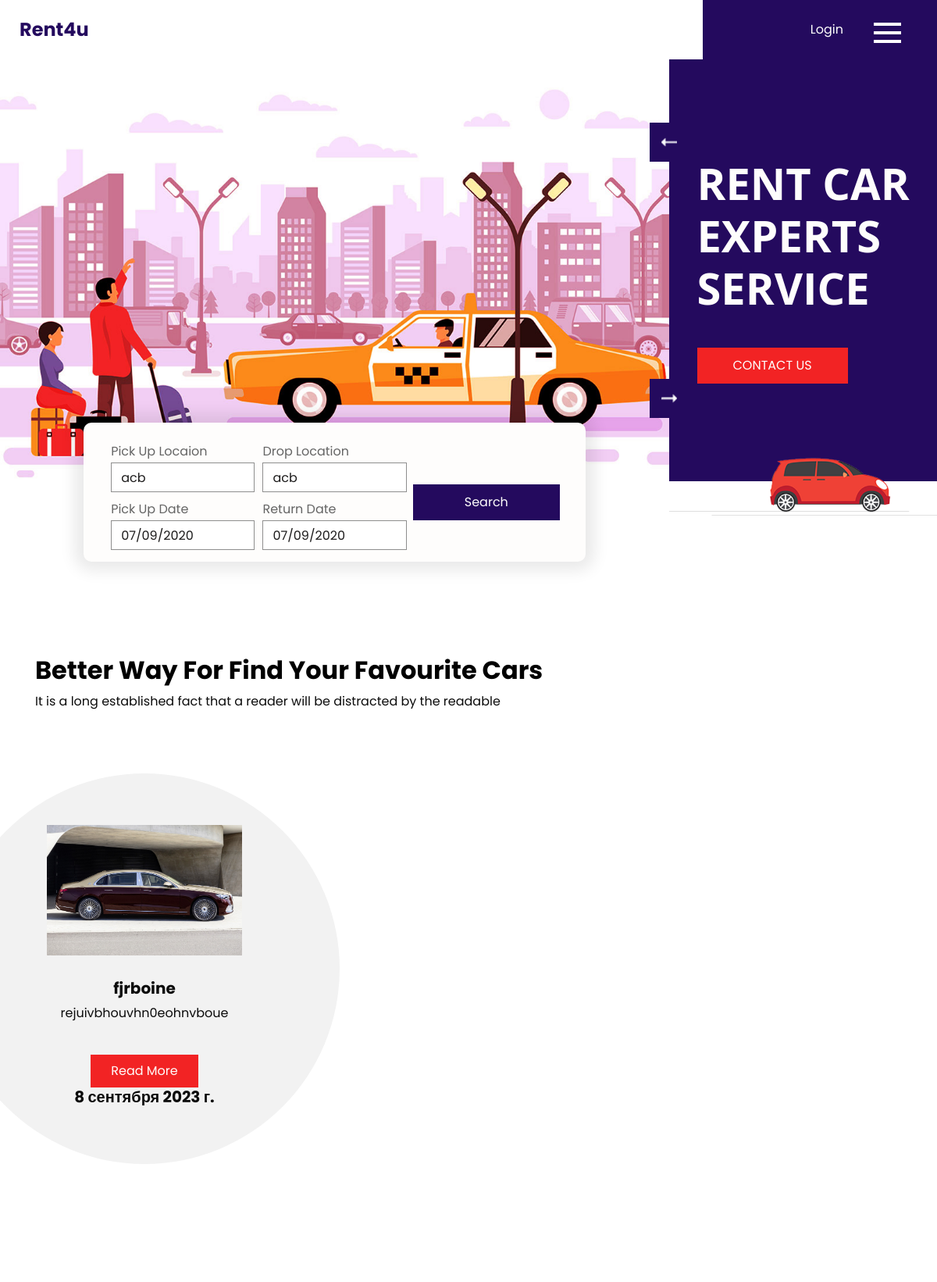
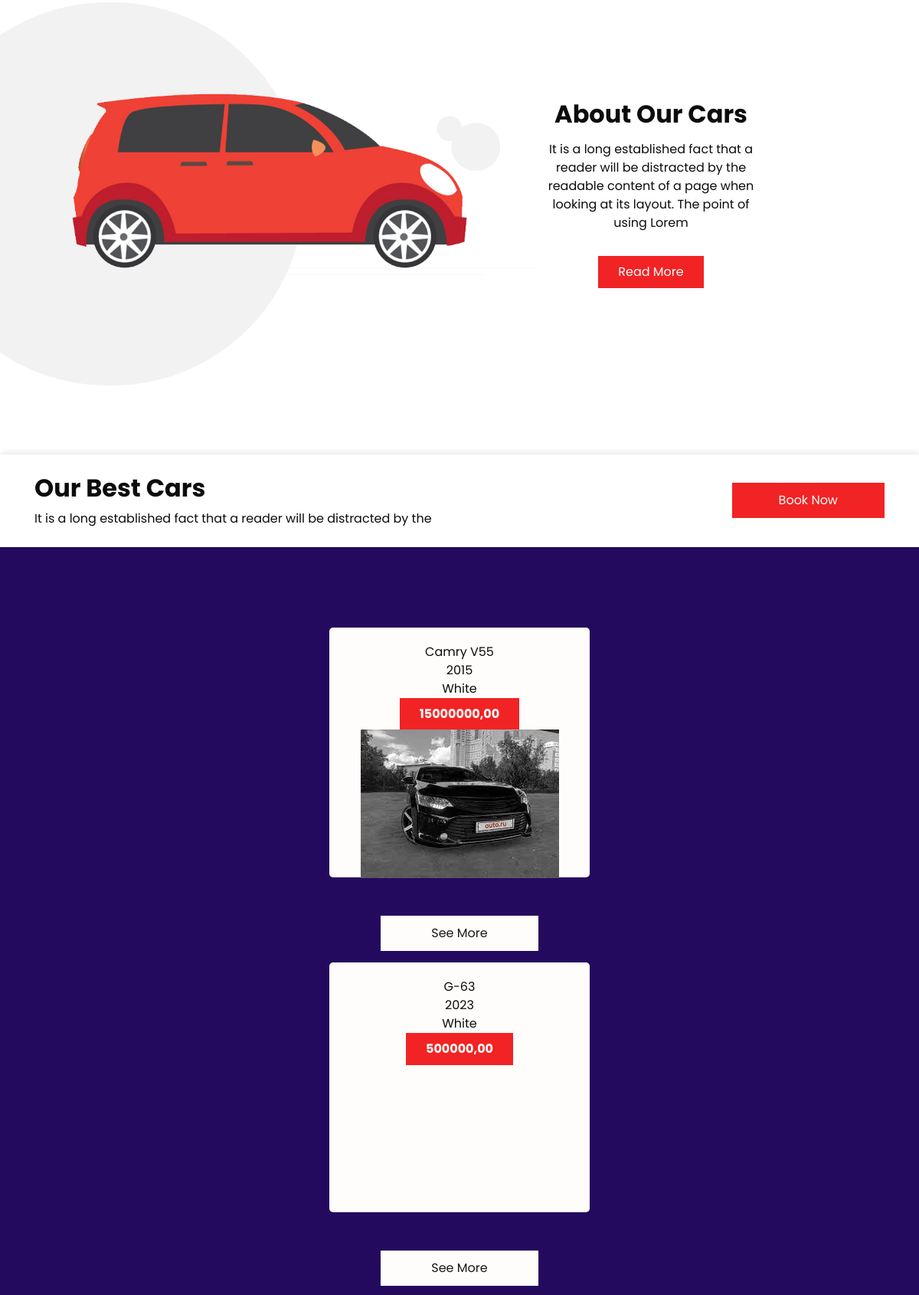
The page / (upper part) on the database its author committed (2 pictures, top to bottom).
### blog/models.py (models this page shows, shortened)
class Description(models.Model):
    title = models.CharField(max_length=500)
    description = models.CharField(max_length=500)
    image = models.ImageField(upload_to='descriptions')
    date = models.DateField()

class Car(models.Model):
    make = models.ForeignKey(CarMake, on_delete=models.CASCADE)
    model = models.CharField(max_length=255)
    year = models.PositiveIntegerField()
    color = models.CharField(max_length=50)
    price = models.DecimalField(max_digits=10, decimal_places=2)
    image = models.ImageField(upload_to='cars')

### blog/views.py (the view)
# urls.py: path('', views.index, name = 'index'),
def index(request):
    blogs = Blog.objects.all()
    feedbacks = Feedback.objects.all()
    cars = Car.objects.all()
    descriptions = Description.objects.all()
    if request.method == "POST":
        form = CallbackForm(request.POST)
        if form.is_valid():
            form.save()
            return redirect('/')
    else:
        form = CallbackForm()
    context = {
        'blog_list': blogs,
        'feedback_list': feedbacks,
        'form': form,
        'car_list': cars,
        'description_list': descriptions,
    }
    return render(request, 'blog/index.html', context)

### blog/forms.py
class CallbackForm(forms.ModelForm):
    class Meta:
        model = Callback
        fields = ['name', 'phone', 'email', 'message']

### templates/blog/index.html (shortened to what this page needs)
{% extends 'base.html' %}
{% load static %}
{% block content %}
    <section class=" slider_section position-relative">
      <div class="slider_container">
        <div class="img-box">
          <img src="{% static 'images/hero-img.jpg' %}" alt="">
        </div>
        <div class="detail_container">
          <div id="carouselExampleControls" class="carousel slide" data-ride="carousel">
            <div class="carousel-inner">
              <div class="carousel-item active">
                <div class="detail-box">
                  <h1>
                    Rent Car <br>
                    Experts <br>
                    Service
                  </h1>
                  <a href="">
                    Contact Us
                  </a>
                </div>
              </div>
            </div>
            <a class="carousel-control-prev" href="#carouselExampleControls" role="button" data-slide="prev">
            </a>
            <a class="carousel-control-next" href="#carouselExampleControls" role="button" data-slide="next">
            </a>
          </div>
        </div>
      </div>
    </section>
  <section class="book_section">
    <div class="form_container">
      <form action="">
        <div class="form-row">
          <div class="col-lg-8">
            <div class="form-row">
              <div class="col-md-6">
                <label for="parkingName">Pick Up Locaion</label>
                <input type="text" class="form-control" placeholder="acb ">
              </div>
              <div class="col-md-6">
                <label for="parkingNumber">Drop Location</label>
                <input type="text" class="form-control" placeholder="acb ">
              </div>
            </div>
            <div class="form-row">
              <div class="col-md-6">
                <label for="parkingName">Pick Up Date</label>
                <input type="text" class="form-control" placeholder="07/09/2020">
              </div>
              <div class="col-md-6">
                <label for="parkingNumber">Return Date</label>
                <input type="text" class="form-control" placeholder="07/09/2020">
              </div>
            </div>
          </div>
          <div class="col-lg-4">
            <div class="btn-container">
              <button type="submit" class="">
                Search
              </button>
            </div>
          </div>
        </div>
      </form>
    </div>
    <div class="img-box">
      <img src="{% static 'images/book-car.png' %}" alt="">
    </div>
  </section>
  <section class="car_section layout_padding2-top layout_padding-bottom">
    <div class="container">
      <div class="heading_container">
        <h2>
          Better Way For Find Your Favourite Cars
        </h2>
        <p>
          It is a long established fact that a reader will be distracted by the readable
        </p>
      </div>
      <div class="car_container">
        {% for descriptions in description_list %}
        <div class="box">
          <div class="img-box">
            <img src="{{ descriptions.image.url }}" alt="">
          </div>
          <div class="detail-box">
            <h5>
              {{ descriptions.title }}
            </h5>
            <p>
              {{ descriptions.description }}
            </p>
            <a href="{% url 'description_car' %}">
              Read More
            </a>
            <h5> {{ descriptions.date }}</h5>
          </div>
        </div>
      {% endfor %}
      </div>
    </div>
  </section>
  <section class="about_section layout_padding-bottom">
    <div class="container-fluid">
      <div class="row">
        <div class="col-md-7 px-0">
          <div class="img-box">
            <img src="{% static 'images/about-img.png' %}" alt="">
          </div>
        </div>
        <div class="col-md-4 col-lg-3">
          <div class="detail-box">
            <h2>
              About Our Cars
            </h2>
            <p>
              It is a long established fact that a reader will be distracted by the readable content of a page when looking at its layout. The point of using Lorem
            </p>
            <a href="">
              Read More
            </a>
          </div>
        </div>
      </div>
    </div>
  </section>
  <section class="best_section">
    <div class="container">
      <div class="book_now">
        <div class="detail-box">
          <h2>
            Our Best Cars
          </h2>
          <p>
            It is a long established fact that a reader will be distracted by the
          </p>
        </div>
        <div class="btn-box">
          <a href="">
            Book Now
          </a>
        </div>
      </div>
    </div>
  </section>
  <section class="rent_section layout_padding">
    <div class="container">
      {% for cars in car_list %}
      <div class="rent_container">
        <div class="box">
          <div class="model">
              {{ cars.model }}
          </div>
          <div class="year">
              {{ cars.year }}
          </div>
          <div class="color">
              {{ cars.color }}
          </div>
          <div class="price">
            <a href="">
              {{ cars.price }}
            </a>
          </div>
          <div class="img-box">
            <img src="{{ cars.image.url }}" alt="">
          </div>
        </div>
      </div>
      <div class="btn-box">
        <a href="{% url 'detail_car' cars.id %}">
          See More
        </a>
      </div>
    </div>
    {% endfor %}
  </section>
{% endblock content %}

### rows shown on the page
Description: image (picture), title "fjrboine", description "rejuivbhouvhn0eohnvboue", date "8 сентября 2023 г."
Car: model "Camry V55", year "2015", color "White", price "15000000,00", image (picture)
Car: model "G-63", year "2023", color "White", price "500000,00"
